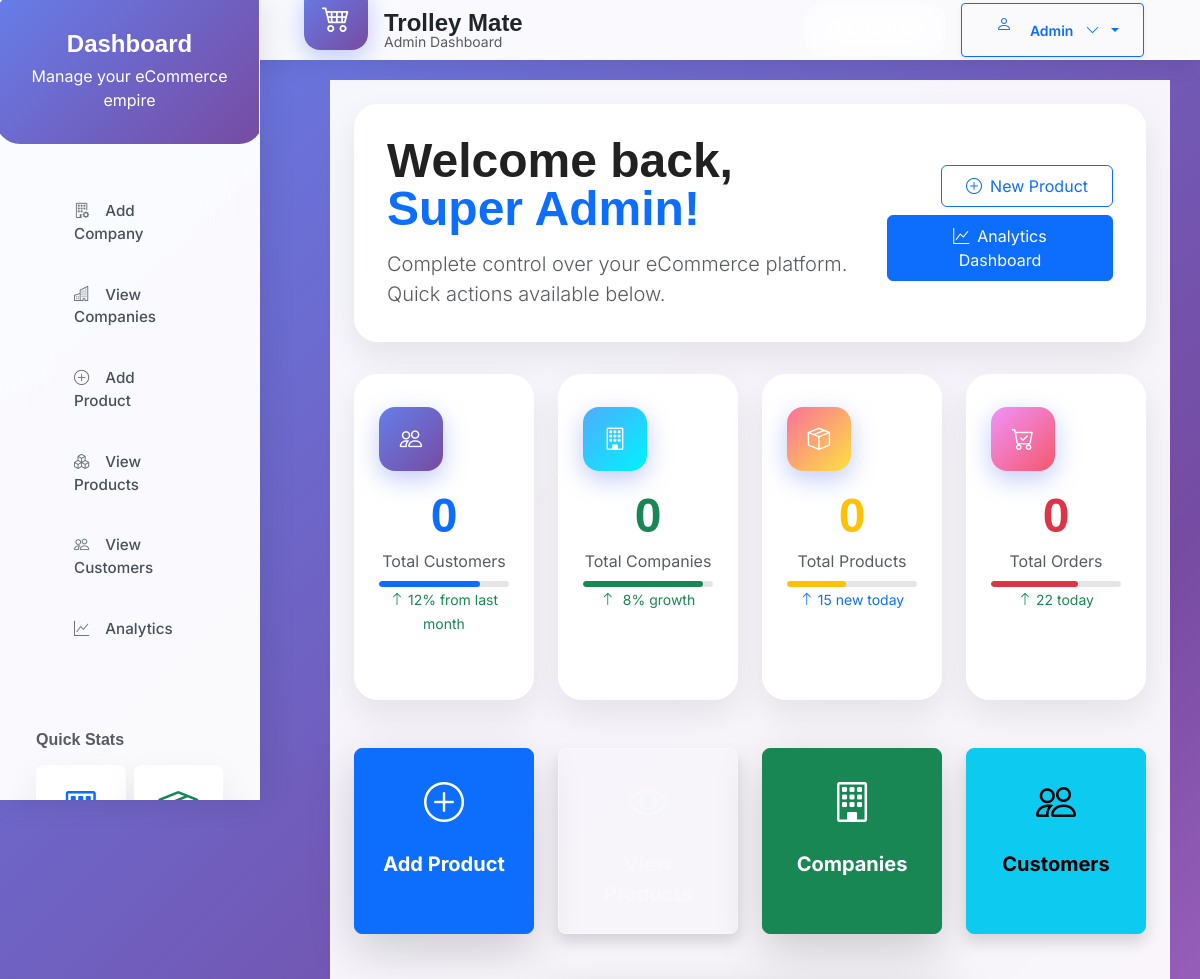
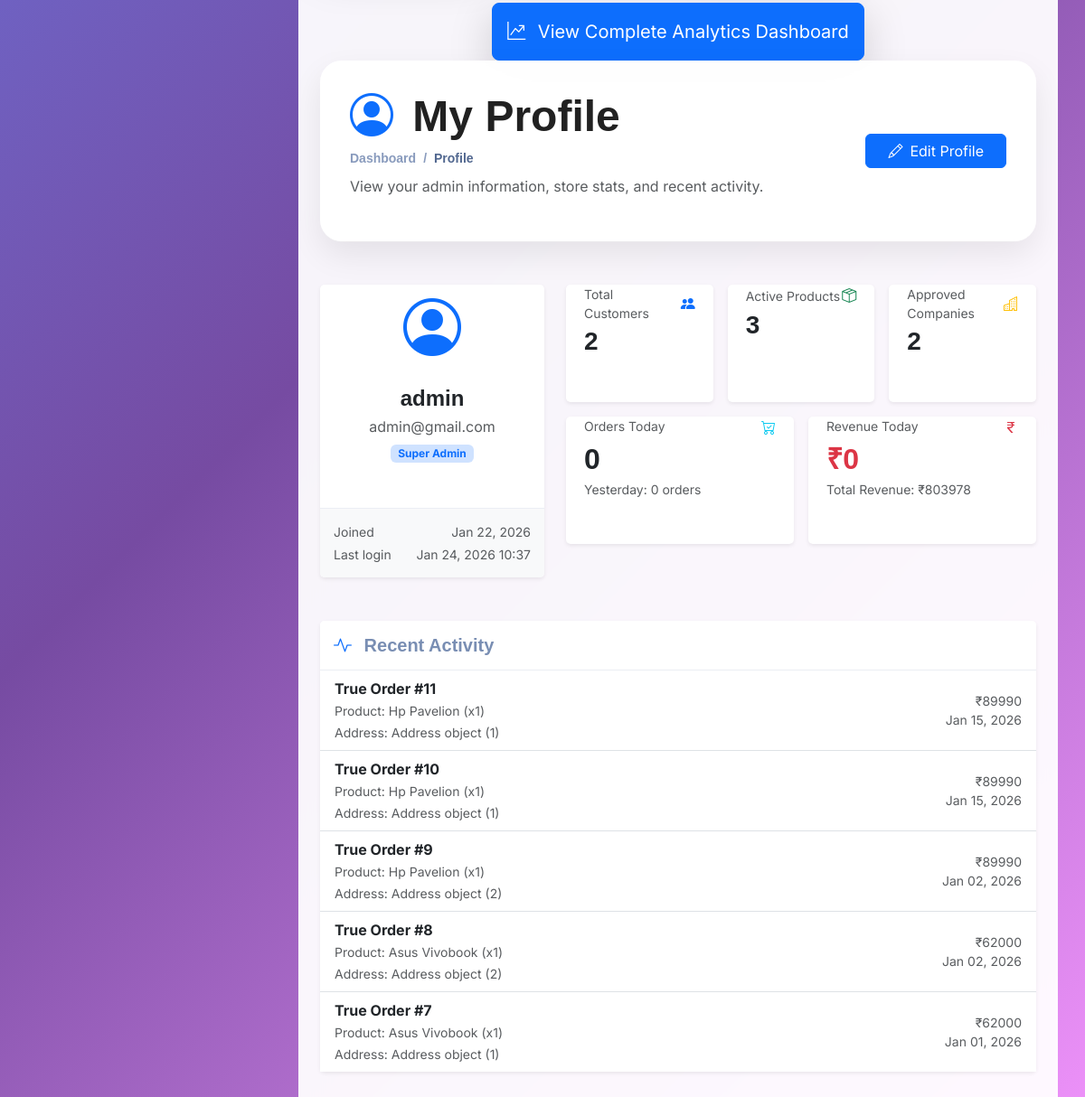
The app's page /admins/admin_profile/ (signed in) with its own data (2 pictures, top to bottom).
### accounts/models.py (models this page shows, shortened)
class User(AbstractUser):
    role = models.CharField(
        max_length=20,
        choices=AdminRole.choices,
        default=AdminRole.STAFF,
    )

### Users/models.py (models this page shows, shortened)
class Shoping(models.Model):
    p_id = models.CharField(max_length=20, null=True, blank=True)
    p_name = models.CharField(max_length=100)
    p_quantity = models.IntegerField(null=True, blank=True)
    p_price = models.IntegerField()  # store final per‑item price at order time
    p_image = models.FileField(upload_to="uploads/Shoping/", null=True, blank=True)
    p_date = models.CharField(max_length=100)  # or better: DateTimeField
    cust_address = models.ForeignKey(Address, on_delete=models.CASCADE, null=True, blank=True)
    shop_date = models.DateTimeField(blank=True, null=True)
    status = models.BooleanField(null=True, blank=True)

class Address(models.Model):
    cid = models.ForeignKey(Customer, on_delete=models.CASCADE)
    fullname = models.CharField(max_length=100)
    phone = models.CharField(max_length=15)
    alt_phone = models.CharField(max_length=15, null=True, blank=True)
    pincode = models.CharField(max_length=10)
    city = models.CharField(max_length=50)
    state = models.CharField(max_length=50)
    country = models.CharField(max_length=50)
    area = models.TextField(default="Local")
    house = models.TextField()
    status = models.BooleanField(default=True)

### admins/views.py (the view)
# urls.py: path('admin_profile/', views.admin_profile, name='admin_profile'),
@admin_login_required
@role_required(AdminRole.SUPER_ADMIN, AdminRole.ADMIN, AdminRole.STAFF)
def admin_profile(request):
    today = timezone.now().date()
    yesterday = today - timedelta(days=1)
    context = {
        "total_customers": Customer.objects.filter(status=True).count(),
        "total_products": Products.objects.filter(status=True).count(),
        "total_companies": Companys.objects.filter(status=True).count(),
        "today_orders": Shoping.objects.filter(shop_date=today).count(),
        "yesterday_orders": Shoping.objects.filter(shop_date=yesterday).count(),
        "today_revenue": Shoping.objects.filter(shop_date=today)
            .aggregate(total=Sum("p_price"))["total"] or 0,
        "total_revenue": Shoping.objects
            .aggregate(total=Sum("p_price"))["total"] or 0,
        "recent_activities": Shoping.objects
            .select_related("cust_address")
            .order_by("-shop_date")[:5],
    }
    return render(request, "admins/profile.html", context)

### templates/admins/profile.html
{% extends "admins/dashbord.html" %}
{% load static %}
{% block show %}
<div class="header-section mb-5">
    <div class="row align-items-center">
        <div class="col-lg-8">
            <h1 class="display-5 fw-bold mb-2">
                <i class="bi bi-person-circle me-2 text-primary"></i>
                My Profile
            </h1>
            <nav aria-label="breadcrumb">
                <ol class="breadcrumb mb-0">
                    <li class="breadcrumb-item">
                        <a href="{% url 'admins:dashbord' %}">Dashboard</a>
                    </li>
                    <li class="breadcrumb-item active" aria-current="page">
                        Profile
                    </li>
                </ol>
            </nav>
            <p class="text-muted mt-2">
                View your admin information, store stats, and recent activity.
            </p>
        </div>
        <div class="col-lg-4 text-lg-end mt-3 mt-lg-0">
            <a href="{% url 'admins:admin_profile_update' %}" class="btn btn-primary px-4">
                <i class="bi bi-pencil me-2"></i>Edit Profile
            </a>
        </div>
    </div>
</div>
<section class="row g-4 mb-5">
    <div class="col-lg-4">
        <div class="card shadow-sm border-0 h-100">
            <div class="card-body text-center">
                <div class="mb-3">
                    {% if request.user.profile_picture %}
                        <img src="{{ request.user.profile_picture.url }}"
                             alt="Profile picture"
                             class="rounded-circle border"
                             style="width: 96px; height: 96px; object-fit: cover;">
                    {% else %}
                        <i class="bi bi-person-circle text-primary" style="font-size: 4rem;"></i>
                    {% endif %}
                </div>
                <h4 class="fw-bold mb-1">
                    {{ request.user.get_full_name|default:request.user.username }}
                </h4>
                <p class="text-muted mb-1">
                    {{ request.user.email }}
                </p>
                <span class="badge bg-primary-subtle text-primary">
                    {{ request.user.get_role_display|default:"Admin" }}
                </span>
            </div>
            <div class="card-footer bg-light">
                <div class="d-flex justify-content-between small text-muted">
                    <span>Joined</span>
                    <span>{{ request.user.date_joined|date:"M d, Y" }}</span>
                </div>
                <div class="d-flex justify-content-between small text-muted mt-1">
                    <span>Last login</span>
                    <span>{{ request.user.last_login|date:"M d, Y H:i" |default:"Never" }}</span>
                </div>
            </div>
        </div>
    </div>
    <div class="col-lg-8">
        <div class="row g-3">
            <div class="col-md-4">
                <div class="card shadow-sm border-0 h-100">
                    <div class="card-body">
                        <div class="d-flex justify-content-between align-items-center mb-1">
                            <span class="text-muted small">Total Customers</span>
                            <span class="text-primary">
                                <i class="bi bi-people-fill"></i>
                            </span>
                        </div>
                        <h3 class="fw-bold mb-0">{{ total_customers|default:0 }}</h3>
                    </div>
                </div>
            </div>
            <div class="col-md-4">
                <div class="card shadow-sm border-0 h-100">
                    <div class="card-body">
                        <div class="d-flex justify-content-between align-items-center mb-1">
                            <span class="text-muted small">Active Products</span>
                            <span class="text-success">
                                <i class="bi bi-box-seam"></i>
                            </span>
                        </div>
                        <h3 class="fw-bold mb-0">{{ total_products|default:0 }}</h3>
                    </div>
                </div>
            </div>
            <div class="col-md-4">
                <div class="card shadow-sm border-0 h-100">
                    <div class="card-body">
                        <div class="d-flex justify-content-between align-items-center mb-1">
                            <span class="text-muted small">Approved Companies</span>
                            <span class="text-warning">
                                <i class="bi bi-buildings"></i>
                            </span>
                        </div>
                        <h3 class="fw-bold mb-0">{{ total_companies|default:0 }}</h3>
                    </div>
                </div>
            </div>
            <div class="col-md-6">
                <div class="card shadow-sm border-0 h-100">
                    <div class="card-body">
                        <div class="d-flex justify-content-between mb-1">
                            <span class="text-muted small">Orders Today</span>
                            <span class="text-info">
                                <i class="bi bi-cart-check"></i>
                            </span>
                        </div>
                        <h2 class="fw-bold mb-1">{{ today_orders|default:0 }}</h2>
                        <p class="mb-0 small text-muted">
                            Yesterday: {{ yesterday_orders|default:0 }} orders
                        </p>
                    </div>
                </div>
            </div>
            <div class="col-md-6">
                <div class="card shadow-sm border-0 h-100">
                    <div class="card-body">
                        <div class="d-flex justify-content-between mb-1">
                            <span class="text-muted small">Revenue Today</span>
                            <span class="text-danger">
                                <i class="bi bi-currency-rupee"></i>
                            </span>
                        </div>
                        <h2 class="fw-bold mb-1 text-danger">
                            ₹{{ today_revenue|default:0 }}
                        </h2>
                        <p class="mb-0 small text-muted">
                            Total Revenue: ₹{{ total_revenue|default:0 }}
                        </p>
                    </div>
                </div>
            </div>
        </div>
    </div>
</section>
<section class="mb-5">
    <div class="card shadow-sm border-0">
        <div class="card-header bg-white d-flex justify-content-between align-items-center">
            <h5 class="mb-0 fw-bold">
                <i class="bi bi-activity me-2 text-primary"></i>
                Recent Activity
            </h5>
        </div>
        <div class="card-body p-0">
            {% if recent_activities %}
                <ul class="list-group list-group-flush">
                    {% for activity in recent_activities %}
                        <li class="list-group-item d-flex justify-content-between align-items-center">
                            <div>
                                <div class="fw-bold">
                                    {{ activity.status|title }} Order #{{ activity.id }}
                                </div>
                                <small class="text-muted">
                                    Product: {{ activity.p_name }} (x{{ activity.p_quantity }})
                                </small><br>
                                <small class="text-muted">
                                    Address: {{ activity.cust_address }}
                                </small>
                            </div>
                            <div class="text-end small text-muted">
                                <div>₹{{ activity.p_price }}</div>
                                <div>{{ activity.shop_date|date:"M d, Y" }}</div>
                            </div>
                        </li>
                    {% endfor %}
                </ul>
            {% else %}
                <div class="p-3 text-center text-muted">
                    No recent activity found.
                </div>
            {% endif %}
        </div>
    </div>
</section>
{% endblock %}

### static/assets/css/style.css (style rules this page uses)
:root { scroll-behavior: smooth; }
body { background-color: #ECEFF1; color: #212121; font-family: 'Segoe UI', Tahoma, Geneva, Verdana, sans-serif; margin: 0; padding: 0; }
a { color: #2196F3; text-decoration: none; }
a { color: #4154f1; text-decoration: none; }
h1, h2, h3, h4, h5, h6 { font-family: "Nunito", sans-serif; }
.card { margin-bottom: 30px; border: none; border-radius: 5px; box-shadow: 0px 0 30px rgba(1, 41, 112, 0.1); }
.card-header, .card-footer { border-color: #ebeef4; background-color: #fff; color: #798eb3; padding: 15px; }
.card-body { padding: 0 20px 20px 20px; }
.breadcrumb { font-size: 14px; font-family: "Nunito", sans-serif; color: #899bbd; font-weight: 600; }
.breadcrumb a { color: #899bbd; transition: 0.3s; }
.breadcrumb .breadcrumb-item::before { color: #899bbd; }
.breadcrumb .active { color: #51678f; font-weight: 600; }

### templates/admins/dashbord.html (style rules this page uses)
:root { --primary-gradient: linear-gradient(135deg, #667eea 0%, #764ba2 100%); --secondary-gradient: linear-gradient(135deg, #f093fb 0%, #f5576c 100%); --success-gradient: linear-gradient(135deg, #4facfe 0%, #00f2fe 100%); --warning-gradient: linear-gradient(135deg, #fa709a 0%, #fee140 100%); --dark-gradient: linear-gradient(135deg, #2c3e50 0%, #3498db 100%); }
* { box-sizing: border-box; }
body { font-family: 'Inter', sans-serif; background: linear-gradient(135deg, #667eea 0%, #764ba2 50%, #f093fb 100%); min-height: 100vh; overflow-x: hidden; margin: 0; padding: 0; }
.header-section, .stats-card { border-radius: 24px; box-shadow: 0 15px 35px rgba(0, 0, 0, 0.08); border: 1px solid rgba(255, 255, 255, 0.3); padding: 2rem; background: rgba(255, 255, 255, 0.95) !important; backdrop-filter: blur(20px); margin-bottom: 2rem; transition: all 0.3s ease; }

### records on screen
User: user.get_full_name "admin", user.email "admin@gmail.com", user.role "Super Admin", user.date_joined "Jan 22, 2026", user.last_login "Jan 24, 2026 10:37"
Shoping: status "True", id "11", p_name "Hp Pavelion", p_quantity "1", cust_address "Address object (1)", p_price "89990", shop_date "Jan 15, 2026"
Shoping: status "True", id "10", p_name "Hp Pavelion", p_quantity "1", cust_address "Address object (1)", p_price "89990", shop_date "Jan 15, 2026"
Shoping: status "True", id "9", p_name "Hp Pavelion", p_quantity "1", cust_address "Address object (2)", p_price "89990", shop_date "Jan 02, 2026"
Shoping: status "True", id "8", p_name "Asus Vivobook", p_quantity "1", cust_address "Address object (2)", p_price "62000", shop_date "Jan 02, 2026"
Shoping: status "True", id "7", p_name "Asus Vivobook", p_quantity "1", cust_address "Address object (1)", p_price "62000", shop_date "Jan 01, 2026"

### other values on screen
{{ total_customers|default:0 }} "2"
{{ total_products|default:0 }} "3"
{{ total_companies|default:0 }} "2"
{{ today_orders|default:0 }} "0"
{{ yesterday_orders|default:0 }} "0"
{{ today_revenue|default:0 }} "0"
{{ total_revenue|default:0 }} "803978"
